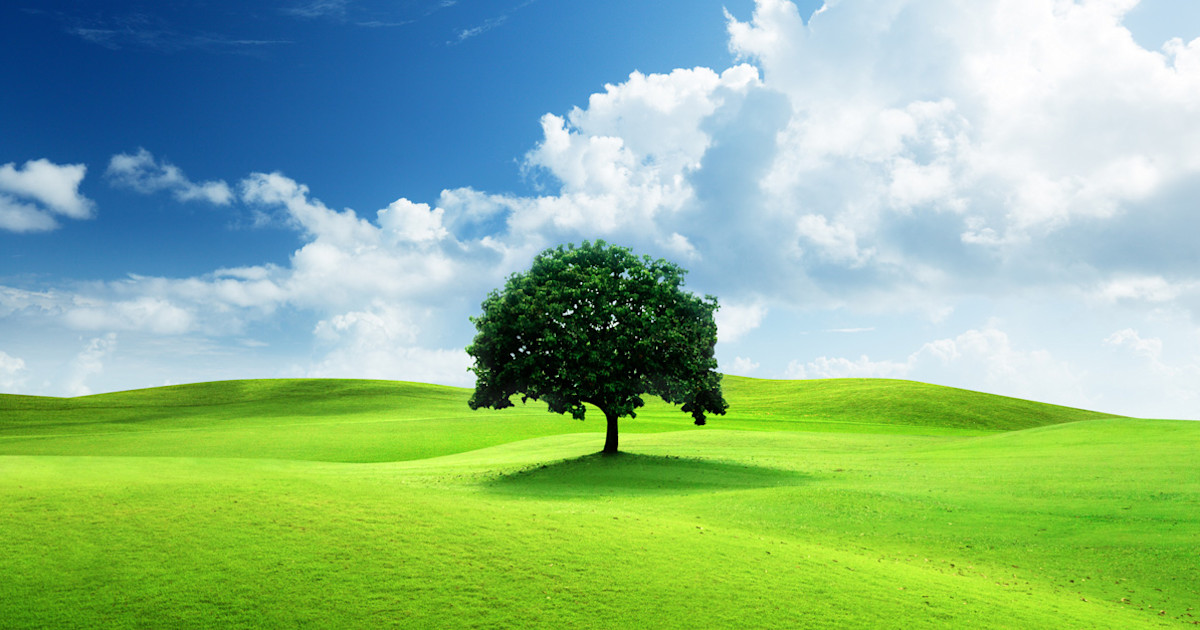
#> input picture MCA_Rungta/Computer Vision/image.jpg, 1200 x 630 px
$ python 13_Compare_Edge_detection_techniques.py   (older library calls are emulated)
#> lines starting #> are read from the running program, lines starting #| are printed output that depends on the picture
import cv2
import matplotlib.pyplot as plt
import numpy as np

# Read image
img = cv2.imread("image.jpg")
#> img is the input picture: shape (630, 1200, 3); mean B, G, R 139.9, 183.6, 139.8

# Convert to grayscale
gray = cv2.cvtColor(img, cv2.COLOR_BGR2GRAY)
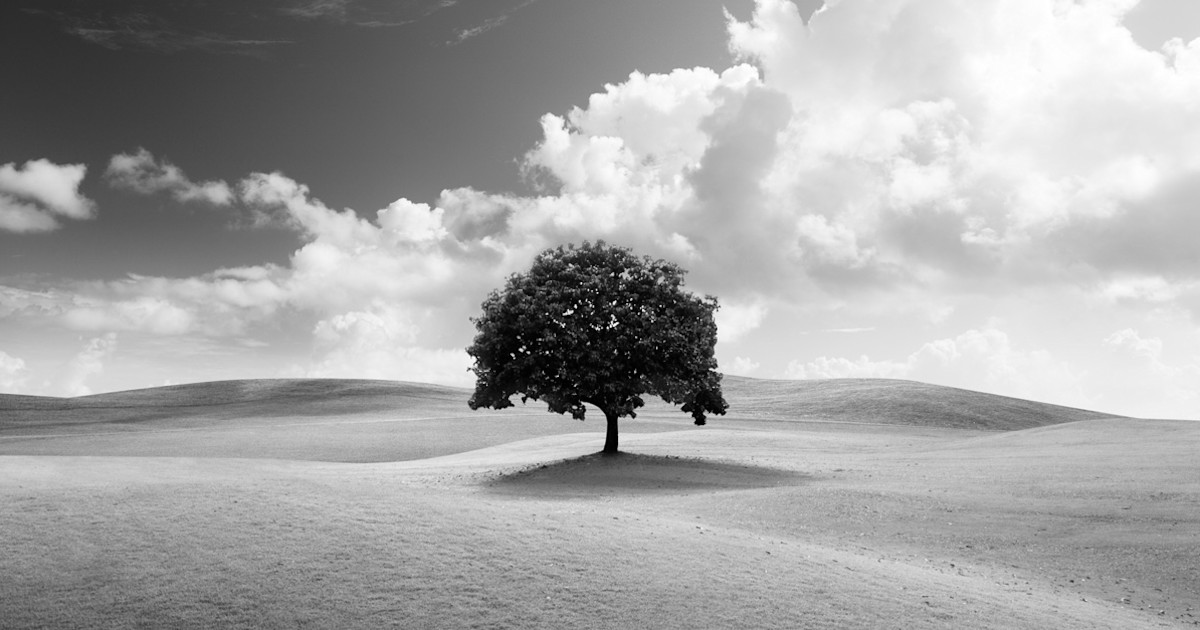
#> gray: shape (630, 1200); min 0, max 255, mean 165.5

# Sobel
sobel_x = cv2.Sobel(
    gray,
    cv2.CV_64F,
    1,          # dx
    0,          # dy
    ksize=3
)
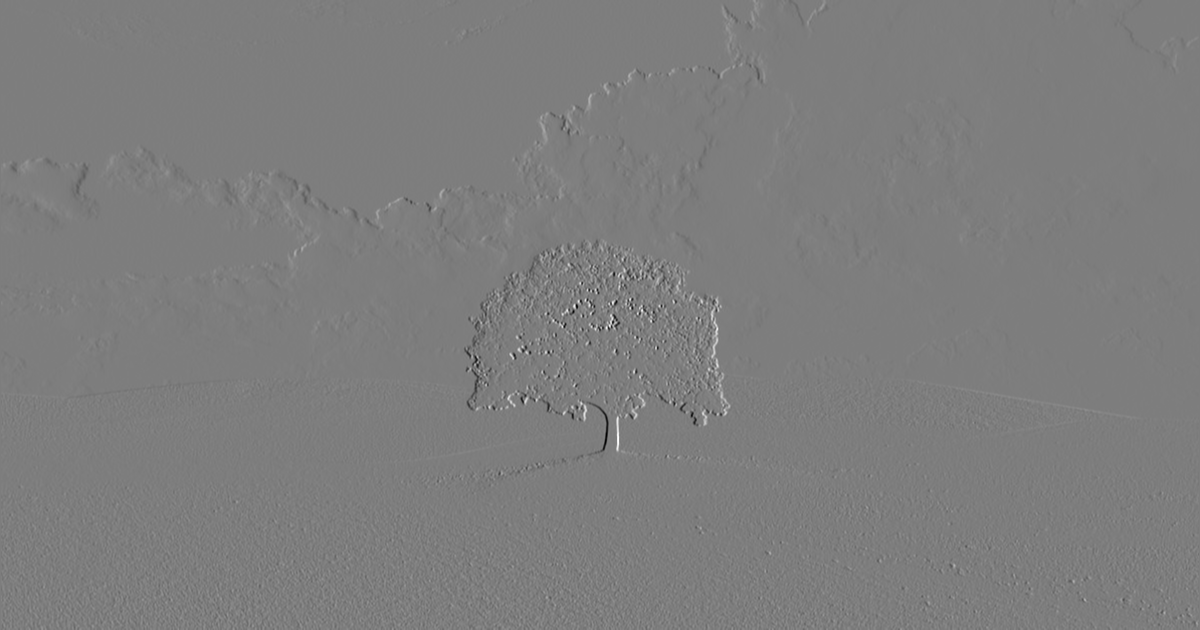
#> sobel_x: shape (630, 1200) float64; min -863, max 886, mean 0.5; drawn with min black and max white

sobel_y = cv2.Sobel(
    gray,
    cv2.CV_64F,
    0,          # dx
    1,          # dy
    ksize=3
)

# Gradient magnitude
sobel = cv2.magnitude(
    sobel_x.astype("float32"),
    sobel_y.astype("float32")
)
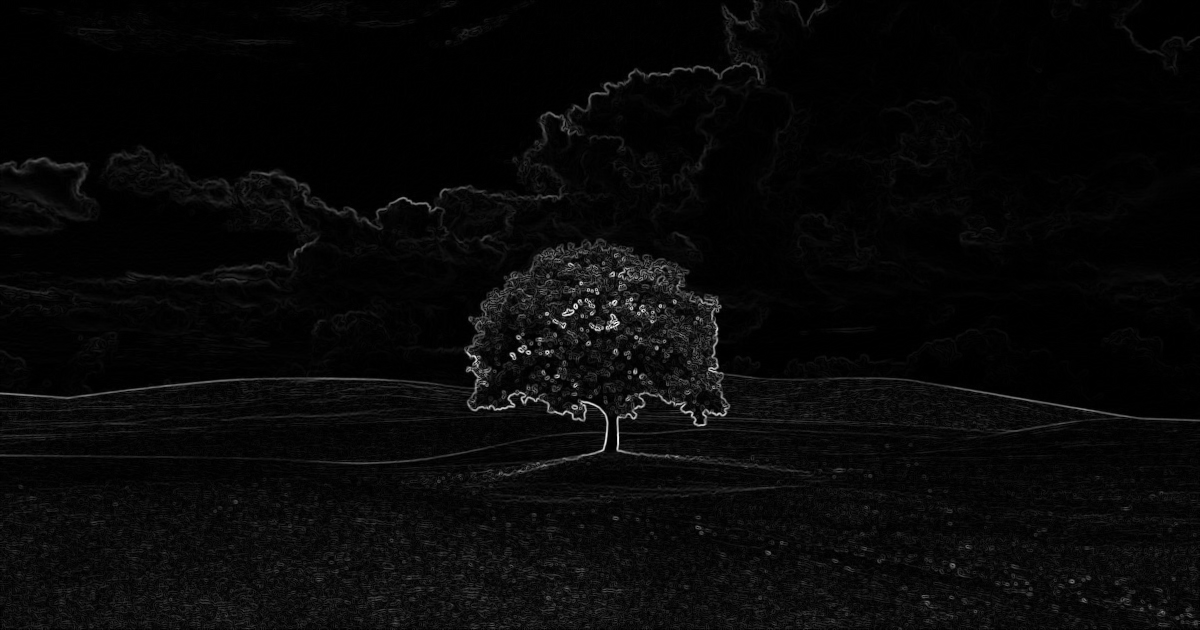
#> sobel: shape (630, 1200) float32; min 0, max 939.4, mean 31.6; drawn with min black and max white

# Normalize for display
sobel = cv2.normalize(
    sobel,
    None,
    0,
    255,
    cv2.NORM_MINMAX
).astype("uint8")


# 2. PREWITT

# Prewitt X kernel
prewitt_x_kernel = np.array([
    [-1, 0, 1],
    [-1, 0, 1],
    [-1, 0, 1]
])

# Prewitt Y kernel
prewitt_y_kernel = np.array([
    [-1, -1, -1],
    [ 0,  0,  0],
    [ 1,  1,  1]
])

# Apply kernels
prewitt_x = cv2.filter2D(
    gray,
    cv2.CV_64F,
    prewitt_x_kernel
)

prewitt_y = cv2.filter2D(
    gray,
    cv2.CV_64F,
    prewitt_y_kernel
)

# Gradient magnitude
prewitt = np.sqrt(
    prewitt_x**2 +
    prewitt_y**2
)

# Normalize for display
prewitt = cv2.normalize(
    prewitt,
    None,
    0,
    255,
    cv2.NORM_MINMAX
).astype("uint8")


# 3. CANNY
# Gaussian blur
blur = cv2.GaussianBlur(
    gray,
    (5, 5),
    1.4
)

# Canny
canny = cv2.Canny(
    blur,
    50,
    150
)
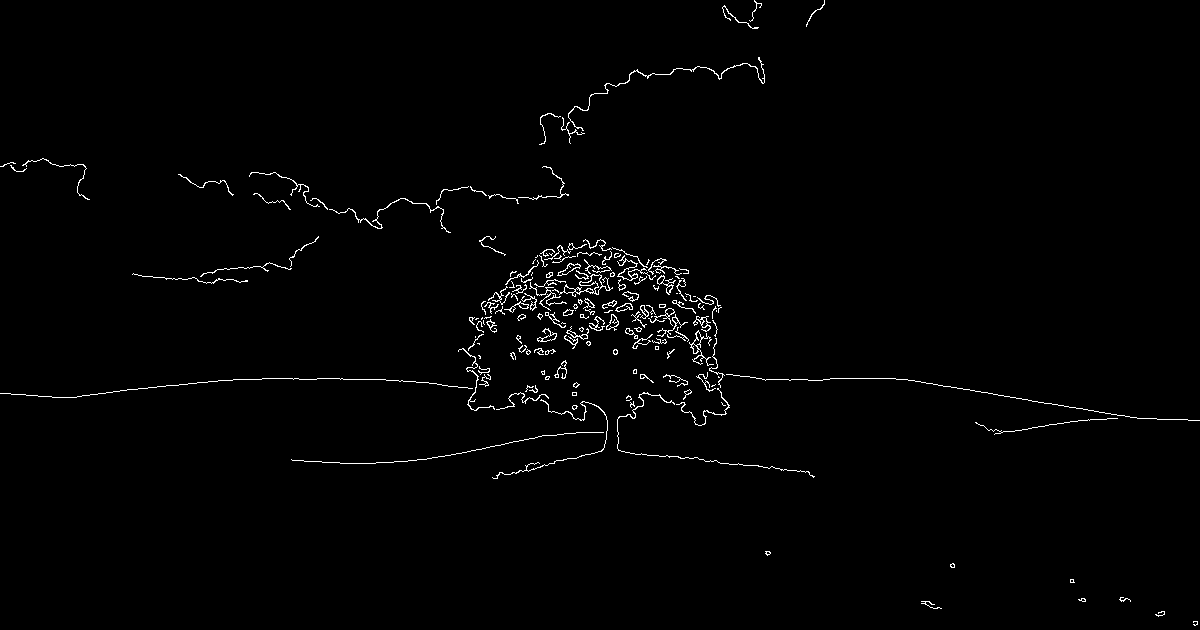
#> canny: shape (630, 1200); 1.2% white in thin lines or dots

# 4. DISPLAY

plt.figure(figsize=(12, 8))

plt.subplot(2, 2, 1)
plt.imshow(gray, cmap="gray")
plt.title("Original / Grayscale")
plt.axis("off")

plt.subplot(2, 2, 2)
plt.imshow(sobel, cmap="gray")
plt.title("Sobel")
plt.axis("off")

plt.subplot(2, 2, 3)
plt.imshow(prewitt, cmap="gray")
plt.title("Prewitt")
plt.axis("off")

plt.subplot(2, 2, 4)
plt.imshow(canny, cmap="gray")
plt.title("Canny")
plt.axis("off")

plt.tight_layout()
plt.show()

$ run again, with MCA_Rungta/Computer Vision/sample.jpg copied over MCA_Rungta/Computer Vision/image.jpg
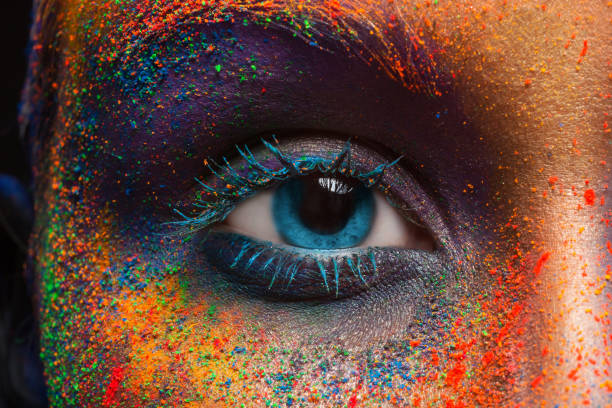
#> input picture MCA_Rungta/Computer Vision/sample.jpg, 612 x 408 px
#> img is the input picture: shape (408, 612, 3); mean B, G, R 59.2, 72.5, 105.7
#> `sobel = cv2.magnitude( sobel_x.astype("float32"), sobel_y.astype("floa..`:
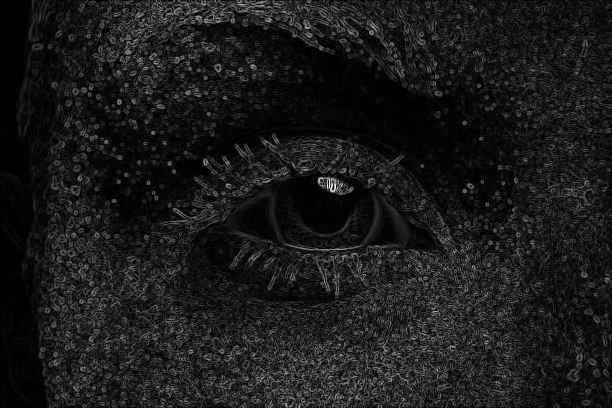
#> sobel: shape (408, 612) float32; min 0, max 767, mean 81; drawn with min black and max white
#> `canny = cv2.Canny( blur, 50, 150 )`:
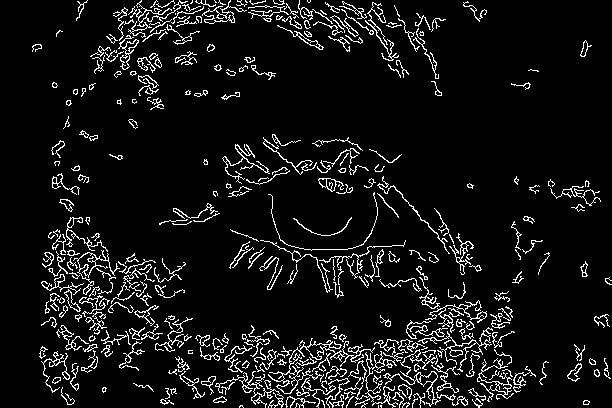
#> canny: shape (408, 612); 7.6% white in thin lines or dots
